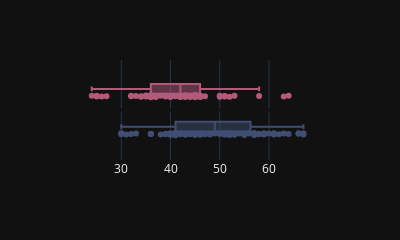

Source (notebook cell):
### Code cell
import plotly.express as px

margin = dict(l=20,r=20,b=0,t=40)
df = asambleistas[['EDAD','SEXO','NAME']]
df = df[df['EDAD'] > 0]
fig_edad_resume = px.box(df, x="EDAD",facet_row="SEXO", color="SEXO", points="all", color_discrete_map={'FEMENINO':'rgba( 178, 90, 122 ,1)','MASCULINO':'rgba(  65, 78, 115 , 1)'}, 
          hover_data=df.columns, height=200, width=400, template="plotly_dark")
fig_edad_resume.update_layout(legend_title="", autosize=True, showlegend=False,yaxis_title='',xaxis_title=None,)
fig_edad_resume.for_each_annotation(lambda a: a.update(text=a.text.replace("SEXO=MASCULINO", "")))
fig_edad_resume.for_each_annotation(lambda a: a.update(text=a.text.replace("SEXO=FEMENINO", "")))
fig_edad_resume.show()

### Figure 1 — Plotly figure (JSON) as saved in the notebook; plotly's stock layout.template omitted (floating-point values rounded to 4 significant figures; data arrays with more than 128 entries replaced by an {"elided": "..."} marker saying what was removed)
{"data": [{"alignmentgroup": "True", "boxpoints": "all", "customdata": [["FEMENINO", "Valentina Centeno Arteaga"], ["FEMENINO", "Marjorie Lorena Rosado Sánchez"], ["FEMENINO", "Karina Del Carmen Subía Dávalos"], ["FEMENINO", "Nathaly Estefania Farinango Delgado"], ["FEMENINO", "Nicole Anahis Saca Baldeón"], ["FEMENINO", "Jadira Del Rosario Bayas Uriarte"], ["FEMENINO", "Inés Margarita Alarcón Bueno"], ["FEMENINO", "María Fernanda Araujo Noboa"], ["FEMENINO", "Lucia Anabelle Posso Naranjo"], ["FEMENINO", "Gissella Cecibel Molina Alvarez"], ["FEMENINO", "Sandra Sofía Sánchez Urgilés"], ["FEMENINO", "Adriana Denisse García Mejía"], ["FEMENINO", "María Fernanda Jiménez Vásquez"], ["FEMENINO", "María Teresa Del Carmen Pasquel Andrade"], ["FEMENINO", "María Mercedes Erbs Estupiñán"], ["FEMENINO", "Lucía Lizbeth Jaramillo Zurita"], ["FEMENINO", "Amy Yajanua Gende Córdova"], ["FEMENINO", "Ana Mercedes Galarza Añazco"], ["FEMENINO", "Lourdes Nataly Morillo Solórzano"], ["FEMENINO", "Salazar Cedeño Ingrid Catalina"], ["FEMENINO", "Andrea Yalu Rivadeneira Calderón"], ["FEMENINO", "Alexandra Andrea Castillo Campoverde"], ["FEMENINO", "Viviana Jacqueline Zambrano González"], ["FEMENINO", "Sandra Elizabeth Rueda Camacho"], ["FEMENINO", "Fabiola Maribel Sanmartín Parra"], ["FEMENINO", "Carmen Yolanda Tiupul Urquizo"], ["FEMENINO", "Rosa Cecilia Baltazar Yucailla"], ["FEMENINO", "Luzmila Abad Morocho"], ["FEMENINO", "Mariana Yumbay Yallico"], ["FEMENINO", "Dallyana Marianela Passailaigue Manosalvas"], ["FEMENINO", "Esperanza Del Rocío Moreta Terán"], ["FEMENINO", "Nelly Zolanda Plúas Arias"], ["FEMENINO", "Arisdely Paola Parrales Yagual"], ["FEMENINO", "Alexandra Manuela Arce Plúas"], ["FEMENINO", "Janeth Paola Cabezas Castillo"], ["FEMENINO", "Rosa Margarita Arotingo Cushcagua"], ["FEMENINO", "Ana Cecilia Herrera Gómez"], ["FEMENINO", "Silvia Patricia Nuñez Ramos"], ["FEMENINO", "Jahiren Elizabeth Noriega Donoso"], ["FEMENINO", "Gissela Siomara Garzón Monteros"], ["FEMENINO", "Eugenia Sofía Espín Reyes"], ["FEMENINO", "Johanna Cecibel Ortiz Villavicencio"], ["FEMENINO", "Lyne Katiuska Miranda Giler"], ["FEMENINO", "Marcela Priscila Holguín Naranjo"], ["FEMENINO", "Mariuxi Cleopatra Sanchez Sarango"], ["FEMENINO", "Mónica Salazar Hidalgo"], ["FEMENINO", "Pamela Alejandra Aguirre Zambonino"], ["FEMENINO", "Patricia Monserrat Mendoza Jiménez"], ["FEMENINO", "Pierina Sara Mercedes Correa Delgado"], ["FEMENINO", "Raisa Irina Corral Alava"], ["FEMENINO", "Rebeca Viviana Veloz Ramírez"], ["FEMENINO", "Rosa Belén Mayorga Tapia"], ["FEMENINO", "María Gabriela Molina Menéndez"], ["FEMENINO", "Victoria Tatiana Desintonio Malave"], ["FEMENINO", "Jhajaira Estefania Urresta Guzman"], ["FEMENINO", "Fernanda Mabel Méndez Rojas"], ["FEMENINO", "Ana María Raffo Guevara"]], "hovertemplate": "SEXO=%{customdata[0]}<br>EDAD=%{x}<br>NAME=%{customdata[1]}<extra></extra>", "legendgroup": "FEMENINO", "marker": {"color": "rgba( 178, 90, 122 ,1)"}, "name": "FEMENINO", "notched": false, "offsetgroup": "FEMENINO", "orientation": "h", "showlegend": true, "type": "box", "x": [27, 42, 45, 24, 25, 44, 36, 44, 43, 37, 35, 41, 34, 64, 51, 33, 25, 34, 37, 45, 37, 45, 53, 52, 46, 38, 43, 45, 51, 43, 46, 51, 36, 46, 46, 45, 40, 58, 26, 32, 47, 37, 50, 50, 42, 46, 39, 44, 63, 35, 39, 40, 35, 36, 32, 41, 40], "x0": " ", "xaxis": "x2", "y0": " ", "yaxis": "y2"}, {"alignmentgroup": "True", "boxpoints": "all", "customdata": {"elided": "73x2 str values"}, "hovertemplate": "SEXO=%{customdata[0]}<br>EDAD=%{x}<br>NAME=%{customdata[1]}<extra></extra>", "legendgroup": "MASCULINO", "marker": {"color": "rgba(  65, 78, 115 , 1)"}, "name": "MASCULINO", "notched": false, "offsetgroup": "MASCULINO", "orientation": "h", "showlegend": true, "type": "box", "x": [41, 67, 32, 43, 57, 55, 58, 36, 62, 36, 31, 55, 51, 61, 53, 51, 61, 30, 38, 54, 47, 48, 64, 49, 52, 42, 41, 36, 63, 40, 66, 33, 44, 55, 51, 40, 40, 41, 59, 60, 30, 46, 42, 57, 44, 52, 46, 56, 30, 52, 41, 41, 56, 67, 39, 39, 53, 52, 59, 66, 45, 50, 57, 52, 43, 42, 47, 55, 44, 58, 45, 58, 46], "x0": " ", "xaxis": "x", "y0": " ", "yaxis": "y"}], "layout": {"annotations": [{"font": {}, "showarrow": false, "text": "", "textangle": 90, "x": 0.98, "xanchor": "left", "xref": "paper", "y": 0.2425, "yanchor": "middle", "yref": "paper"}, {"font": {}, "showarrow": false, "text": "", "textangle": 90, "x": 0.98, "xanchor": "left", "xref": "paper", "y": 0.7575, "yanchor": "middle", "yref": "paper"}], "autosize": true, "boxmode": "group", "height": 200, "legend": {"title": {"text": ""}, "tracegroupgap": 0}, "margin": {"t": 60}, "showlegend": false, "width": 400, "xaxis": {"anchor": "y", "domain": [0, 0.98], "title": {}}, "xaxis2": {"anchor": "y2", "domain": [0, 0.98], "matches": "x", "showticklabels": false}, "yaxis": {"anchor": "x", "domain": [0, 0.485], "title": {"text": ""}}, "yaxis2": {"anchor": "x2", "domain": [0.515, 1], "matches": "y"}}}
